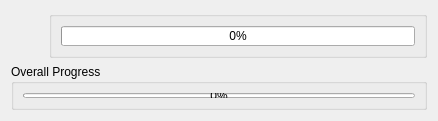
<?xml version="1.0" encoding="UTF-8"?>
<ui version="4.0">
 <class>MultiProgressDialog</class>
 <widget class="QDialog" name="MultiProgressDialog">
  <property name="geometry">
   <rect>
    <x>0</x>
    <y>0</y>
    <width>438</width>
    <height>121</height>
   </rect>
  </property>
  <property name="minimumSize">
   <size>
    <width>438</width>
    <height>121</height>
   </size>
  </property>
  <property name="maximumSize">
   <size>
    <width>438</width>
    <height>121</height>
   </size>
  </property>
  <property name="windowTitle">
   <string>Dialog</string>
  </property>
  <layout class="QVBoxLayout" name="verticalLayout_3">
   <item>
    <layout class="QHBoxLayout" name="horizontalLayout">
     <item>
      <widget class="QLabel" name="lblIcon">
       <property name="minimumSize">
        <size>
         <width>32</width>
         <height>32</height>
        </size>
       </property>
       <property name="maximumSize">
        <size>
         <width>32</width>
         <height>32</height>
        </size>
       </property>
       <property name="text">
        <string/>
       </property>
       <property name="pixmap">
        <pixmap resource="Resources.qrc">:/Images/extract.png</pixmap>
       </property>
       <property name="alignment">
        <set>Qt::AlignCenter</set>
       </property>
      </widget>
     </item>
     <item>
      <widget class="QGroupBox" name="groupBox">
       <property name="title">
        <string/>
       </property>
       <layout class="QVBoxLayout" name="verticalLayout">
        <item>
         <widget class="QProgressBar" name="progressBar">
          <property name="value">
           <number>0</number>
          </property>
          <property name="textVisible">
           <bool>true</bool>
          </property>
          <property name="format">
           <string notr="true">%p%</string>
          </property>
         </widget>
        </item>
       </layout>
      </widget>
     </item>
    </layout>
   </item>
   <item>
    <widget class="QGroupBox" name="groupBox_2">
     <property name="title">
      <string>Overall Progress</string>
     </property>
     <layout class="QVBoxLayout" name="verticalLayout_2">
      <item>
       <widget class="QProgressBar" name="progressBar_2">
        <property name="value">
         <number>0</number>
        </property>
        <property name="textVisible">
         <bool>true</bool>
        </property>
        <property name="format">
         <string notr="true">%p%</string>
        </property>
       </widget>
      </item>
     </layout>
    </widget>
   </item>
  </layout>
 </widget>
 <resources>
  <include location="Resources.qrc"/>
 </resources>
 <connections/>
</ui>
